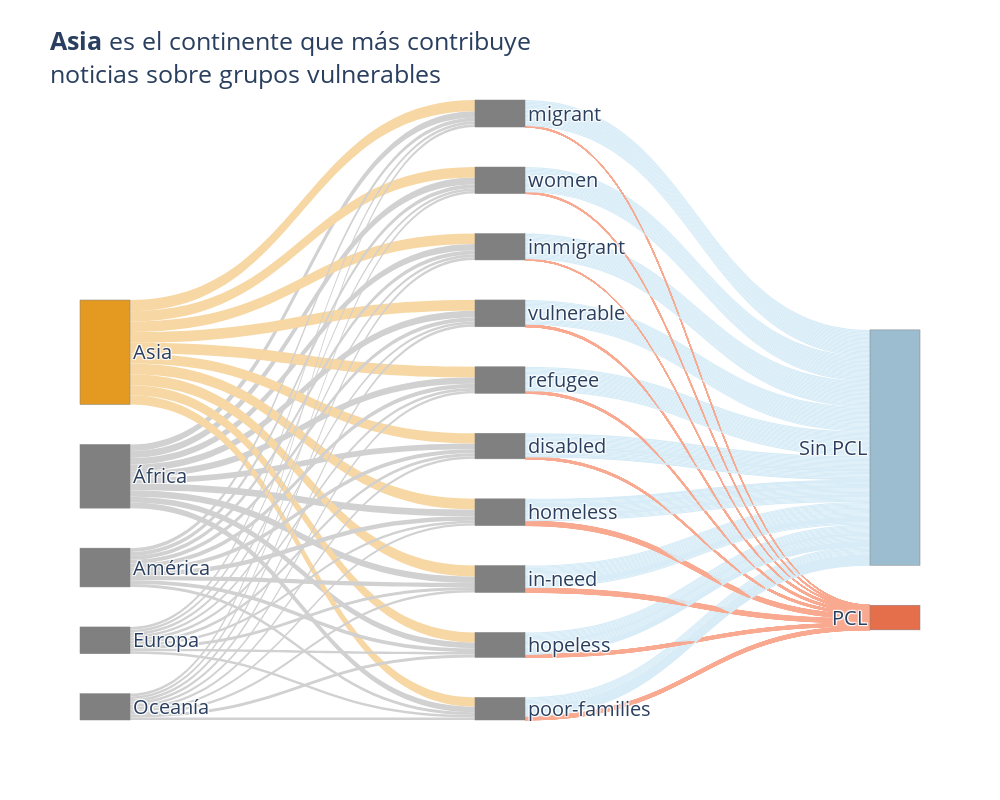

This figure's notebook cell:
### Code cell
#labels = [coco.convert(names=[labels[i]], to='short_name') if i < NUM_COUNTRIES else labels[i].capitalize() for i in range(len(labels))]
labels = ["PCL" if i == len(labels)-1 else labels[i] for i in range(len(labels))]
labels = ["Sin PCL" if i == len(labels)-2 else labels[i] for i in range(len(labels))]

fig = go.Figure()
fig.add_trace(go.Sankey(
    node = dict(
        pad = 40, thickness=50, line = dict(color="grey", width=0.5),
        label = labels,
        color = ["gray", "gray", YELLOW_COLOR, "gray", "gray"] + ["gray"]*len(keywords) + binary_colors
    ),
    link = dict(
        source=sources, target=targets, value=values, color=colors
    )
))
fig.update_layout(
    title=dict(
        text=f"<b>Asia</b> es el continente que más contribuye <br>noticias sobre grupos vulnerables",
        font_size=25
    ), template=TEMPLATE, 
    height=800, width=1000
)
fig.update_traces(
    textfont_size=20, orientation='h'
)
fig.show()

### Figure 1 — Plotly figure (JSON) as saved in the notebook; plotly's stock layout.template omitted (floating-point values rounded to 4 significant figures; data arrays with more than 128 entries replaced by an {"elided": "..."} marker saying what was removed)
{"data": [{"link": {"color": {"elided": "450 str values"}, "source": {"elided": "450 int values"}, "target": {"elided": "450 int values"}, "value": {"elided": "450 int values"}}, "node": {"color": ["gray", "gray", "#e49a21", "gray", "gray", "gray", "gray", "gray", "gray", "gray", "gray", "gray", "gray", "gray", "gray", "#9bbdcf", "#e66f4b"], "label": ["América", "África", "Asia", "Europa", "Oceanía", "migrant", "in-need", "vulnerable", "homeless", "women", "refugee", "immigrant", "disabled", "hopeless", "poor-families", "Sin PCL", "PCL"], "line": {"color": "grey", "width": 0.5}, "pad": 40, "thickness": 50}, "orientation": "h", "textfont": {"size": 20}, "type": "sankey"}], "layout": {"height": 800, "title": {"font": {"size": 25}, "text": "<b>Asia</b> es el continente que más contribuye <br>noticias sobre grupos vulnerables"}, "width": 1000}}
